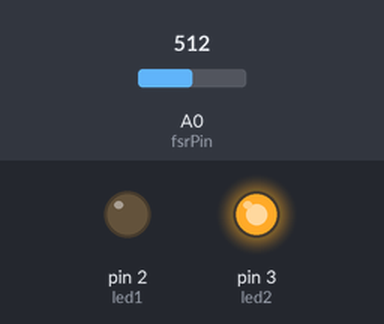
Bench run of a sketch on a simulated Arduino Uno, built with avr-gcc and run on an emulated ATmega328P. On the bench: output pins drawn as LEDs (lit = HIGH). The test bench sets the inputs (shaded band); at power-on: A0 (fsrPin) = 512. What the sketch prints to the serial monitor is not drawn.

Above: at 1.8 s.
1.9 s: A0 (fsrPin) set to 484
At 2.9 s:
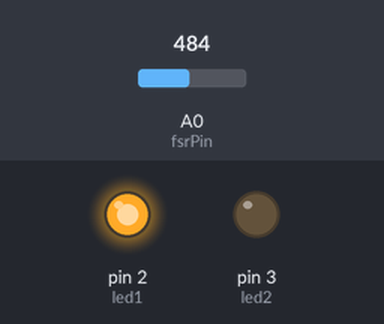
3.5 s: A0 (fsrPin) set to 210
5.2 s: A0 (fsrPin) set to 182
At 6.7 s:
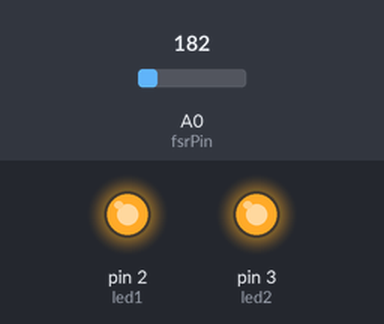
7.5 s: A0 (fsrPin) set to 810
At 8.8 s:
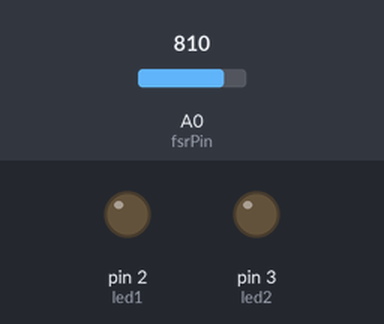
9.6 s: A0 (fsrPin) set to 787
At 11.0 s:
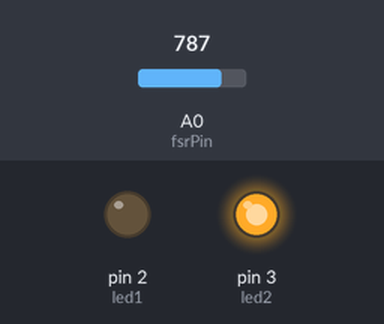
11.6 s: A0 (fsrPin) set to 900
At 13.2 s:
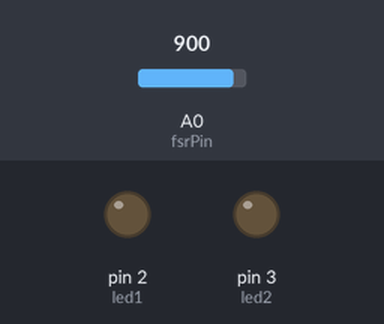
Timing chart, 0 to 14.6 s (numbered marks = the images above; inputs shaded):
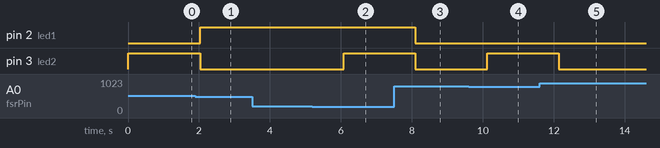

The sketch:

M0386_Arduino.ino
```cpp
int fsrPin = 0;
int fsrReading;
int led1 = 2;
int led2 = 3;

void setup(void) {
  pinMode (led1, OUTPUT);
  pinMode (led2, OUTPUT);
  Serial.begin(9600);
}

void loop(void) {
  fsrReading = analogRead(fsrPin);
  Serial.print("ค่าสัญญาณ Analog = ");
  Serial.print(fsrReading);

  if (fsrReading < 10) {
    Serial.println(" - แรงกดมากเกินไป");
  }
  else if (fsrReading < 200) {
    Serial.println(" - แรงกดมาก");
    digitalWrite(led1, HIGH);
    digitalWrite(led2, HIGH);
  }
  else if (fsrReading < 500) {
    Serial.println(" - แรงกดปานกลาง");
    digitalWrite(led1, HIGH);
    digitalWrite(led2, LOW);
  }
  else if (fsrReading < 800) {
    Serial.println(" - แรงกดน้อย");
    digitalWrite(led1, LOW);
    digitalWrite(led2, HIGH);
  }
  else {
    Serial.println(" - สัมผัสเบาๆ");
    digitalWrite(led1, LOW);
    digitalWrite(led2, LOW);
  }
  delay(1000);
}
```

Measured:
- the behaviour switches between 500 and 499 on A0 (fsrPin) (found by bisection; images 0 and 1)
- the behaviour switches between 200 and 199 on A0 (fsrPin) (found by bisection; images 1 and 2)
- the behaviour switches between 800 and 799 on A0 (fsrPin) (found by bisection; images 3 and 4)
- after the input at 1.9 s, pin 2 (led1): LOW → HIGH after 0.13 s; pin 3 (led2): HIGH → LOW after 0.13 s
- after the input at 3.5 s, every drawn part: stays the same
- after the input at 5.2 s, pin 3 (led2): LOW → HIGH after 0.89 s
- after the input at 7.5 s, pin 2 (led1), pin 3 (led2): HIGH → LOW after 0.60 s
- after the input at 9.6 s, pin 3 (led2): LOW → HIGH after 0.52 s
- after the input at 11.6 s, pin 3 (led2): HIGH → LOW after 0.54 s
